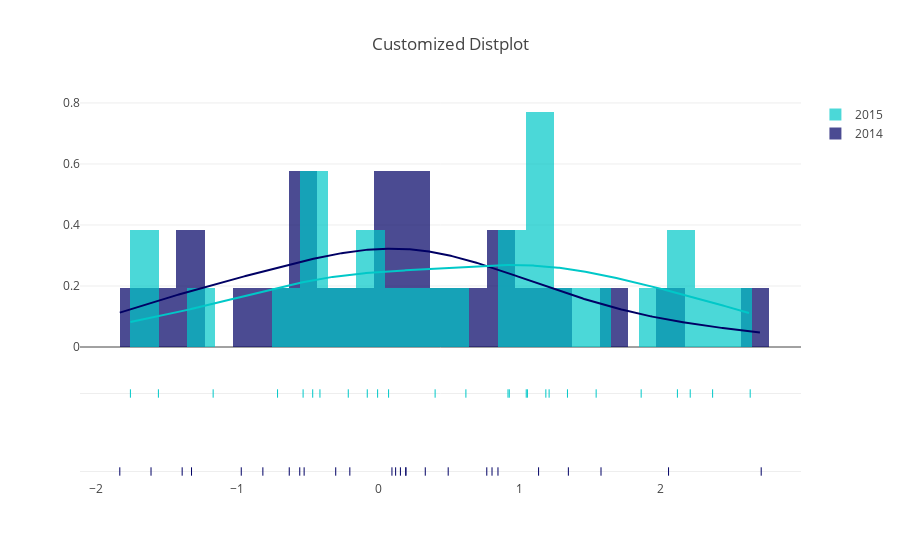

Here is the notebook cell this chart was saved with:
### Markdown cell above
# Customize Rug Text, Colors & Title

### Code cell
import plotly.figure_factory as ff

import numpy as np

x1 = np.random.randn(26)  
x2 = np.random.randn(26) + .5  

hist_data = [x1, x2]

group_labels = ['2014', '2015']

rug_text_one = ['a', 'b', 'c', 'd', 'e',
                'f', 'g', 'h', 'i', 'j', 
                'k', 'l', 'm', 'n', 'o',
                'p', 'q', 'r', 's', 't', 
                'u', 'v', 'w', 'x', 'y', 'z'] 

rug_text_two = ['aa', 'bb', 'cc', 'dd', 'ee',
                'ff', 'gg', 'hh', 'ii', 'jj', 
                'kk', 'll', 'mm', 'nn', 'oo',
                'pp', 'qq', 'rr', 'ss', 'tt', 
                'uu', 'vv', 'ww', 'xx', 'yy', 'zz'] 

rug_text = [rug_text_one, rug_text_two]

colors = ['rgb(0, 0, 100)', 'rgb(0, 200, 200)']

# Create distplot with custom bin_size
fig = ff.create_distplot(
    hist_data, group_labels, bin_size=.2,
    rug_text=rug_text, colors=colors)

fig['layout'].update(title='Customized Distplot')

# Plot!
pyo.iplot(fig, filename='Distplot Colors')

### Figure 1 — Plotly figure (JSON) as saved in the notebook; plotly's stock layout.template omitted (floating-point values rounded to 4 significant figures; data arrays with more than 128 entries replaced by an {"elided": "..."} marker saying what was removed)
{"data": [{"autobinx": false, "histnorm": "probability density", "legendgroup": "2014", "marker": {"color": "rgb(0, 0, 100)"}, "name": "2014", "opacity": 0.7, "type": "histogram", "uid": "bb7907d1-4c25-4c8e-bd35-c4ed40177ce9", "x": [-1.609, 0.8483, -1.322, -1.83, 2.056, 1.578, 0.7691, -1.388, 0.1961, 0.1235, 0.09736, 0.1574, 0.3334, -0.5555, 1.347, -0.9698, -0.8168, 0.8062, 0.1956, -0.6299, -0.5245, 0.4958, -0.3008, -0.2008, 1.136, 2.712], "xaxis": "x", "xbins": {"end": 2.712, "size": 0.2, "start": -1.83}, "yaxis": "y"}, {"autobinx": false, "histnorm": "probability density", "legendgroup": "2015", "marker": {"color": "rgb(0, 200, 200)"}, "name": "2015", "opacity": 0.7, "type": "histogram", "uid": "df3fc522-b3b4-4786-b391-3db5915e6987", "x": [0.07355, 2.368, 1.057, 0.6211, 2.635, 1.211, -1.169, 0.9284, 1.544, 2.119, -0.5318, -0.4638, -0.7128, -1.755, 2.21, 0.4031, -0.4125, 1.862, 0.9192, 1.048, -0.2119, -1.557, -0.07738, -0.004141, 1.187, 1.34], "xaxis": "x", "xbins": {"end": 2.635, "size": 0.2, "start": -1.755}, "yaxis": "y"}, {"legendgroup": "2014", "marker": {"color": "rgb(0, 0, 100)"}, "mode": "lines", "name": "2014", "showlegend": false, "type": "scatter", "uid": "1ccfda63-8726-4b55-91d4-0df78a302a82", "x": {"elided": "500 float values"}, "xaxis": "x", "y": {"elided": "500 float values"}, "yaxis": "y"}, {"legendgroup": "2015", "marker": {"color": "rgb(0, 200, 200)"}, "mode": "lines", "name": "2015", "showlegend": false, "type": "scatter", "uid": "de571e72-54b1-463d-9f16-84512f794e50", "x": {"elided": "500 float values"}, "xaxis": "x", "y": {"elided": "500 float values"}, "yaxis": "y"}, {"legendgroup": "2014", "marker": {"color": "rgb(0, 0, 100)", "symbol": "line-ns-open"}, "mode": "markers", "name": "2014", "showlegend": false, "text": ["a", "b", "c", "d", "e", "f", "g", "h", "i", "j", "k", "l", "m", "n", "o", "p", "q", "r", "s", "t", "u", "v", "w", "x", "y", "z"], "type": "scatter", "uid": "edaa7879-7cb1-4ff8-8271-730f8cbaef63", "x": [-1.609, 0.8483, -1.322, -1.83, 2.056, 1.578, 0.7691, -1.388, 0.1961, 0.1235, 0.09736, 0.1574, 0.3334, -0.5555, 1.347, -0.9698, -0.8168, 0.8062, 0.1956, -0.6299, -0.5245, 0.4958, -0.3008, -0.2008, 1.136, 2.712], "xaxis": "x", "y": ["2014", "2014", "2014", "2014", "2014", "2014", "2014", "2014", "2014", "2014", "2014", "2014", "2014", "2014", "2014", "2014", "2014", "2014", "2014", "2014", "2014", "2014", "2014", "2014", "2014", "2014"], "yaxis": "y2"}, {"legendgroup": "2015", "marker": {"color": "rgb(0, 200, 200)", "symbol": "line-ns-open"}, "mode": "markers", "name": "2015", "showlegend": false, "text": ["aa", "bb", "cc", "dd", "ee", "ff", "gg", "hh", "ii", "jj", "kk", "ll", "mm", "nn", "oo", "pp", "qq", "rr", "ss", "tt", "uu", "vv", "ww", "xx", "yy", "zz"], "type": "scatter", "uid": "36fb680c-dc6e-4983-b475-217e5164f165", "x": [0.07355, 2.368, 1.057, 0.6211, 2.635, 1.211, -1.169, 0.9284, 1.544, 2.119, -0.5318, -0.4638, -0.7128, -1.755, 2.21, 0.4031, -0.4125, 1.862, 0.9192, 1.048, -0.2119, -1.557, -0.07738, -0.004141, 1.187, 1.34], "xaxis": "x", "y": ["2015", "2015", "2015", "2015", "2015", "2015", "2015", "2015", "2015", "2015", "2015", "2015", "2015", "2015", "2015", "2015", "2015", "2015", "2015", "2015", "2015", "2015", "2015", "2015", "2015", "2015"], "yaxis": "y2"}], "layout": {"barmode": "overlay", "hovermode": "closest", "legend": {"traceorder": "reversed"}, "title": {"text": "Customized Distplot"}, "xaxis": {"anchor": "y2", "domain": [0, 1], "zeroline": false}, "yaxis": {"anchor": "free", "domain": [0.35, 1], "position": 0}, "yaxis2": {"anchor": "x", "domain": [0, 0.25], "dtick": 1, "showticklabels": false}}}
